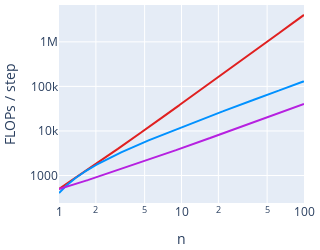

The notebook cell this image was saved under:
### Code cell
fig = go.Figure()
linewidth = 2
cred = "#E02020"
cblue = "#0091FF"
cpur = "#B620E0"

E = 100

fig.add_trace(go.Scatter(x=ex, y=[sdpa(n, E) for n in nx], mode='lines', name='SDPA', line=dict(color=cred, width=linewidth),))

fig.add_trace(go.Scatter(x=ex, y=[coresdpa(n, E) for n in nx], mode='lines', name='CoReSDPA', line=dict(color=cblue, width=linewidth),))

fig.add_trace(go.Scatter(x=ex, y=[colesdpa(n, E) for n in nx], mode='lines', name='CoLeSDPA', line=dict(color=cpur, width=linewidth),))

margin = 5
fig.update_layout(
    autosize=False,
    width=270,
    height=250,
    showlegend=False,
    xaxis_title="n",
    yaxis_title="FLOPs / step",
    margin=dict(l=margin, r=margin, t=margin, b=margin)
)
fig.write_image("figures/theory_attn_comp_fixed_d.pdf")

fig.update_xaxes(type="log")
fig.update_yaxes(type="log")
fig.write_image("figures/theory_attn_comp_fixed_d_loglog.pdf")

fig.show()

### Figure 1 — Plotly figure (JSON) as saved in the notebook; plotly's stock layout.template omitted (floating-point values rounded to 4 significant figures; data arrays with more than 128 entries replaced by an {"elided": "..."} marker saying what was removed)
{"data": [{"line": {"color": "#E02020", "width": 2}, "mode": "lines", "name": "SDPA", "type": "scatter", "x": {"elided": "5000 float values"}, "y": {"elided": "5000 float values"}}, {"line": {"color": "#0091FF", "width": 2}, "mode": "lines", "name": "CoReSDPA", "type": "scatter", "x": {"elided": "5000 float values"}, "y": {"elided": "5000 float values"}}, {"line": {"color": "#B620E0", "width": 2}, "mode": "lines", "name": "CoLeSDPA", "type": "scatter", "x": {"elided": "5000 float values"}, "y": {"elided": "5000 float values"}}], "layout": {"autosize": false, "height": 250, "margin": {"b": 5, "l": 5, "r": 5, "t": 5}, "showlegend": false, "width": 270, "xaxis": {"autorange": true, "range": [0, 2], "title": {"text": "n"}, "type": "log"}, "yaxis": {"autorange": true, "range": [2.383, 6.826], "title": {"text": "FLOPs / step"}, "type": "log"}}}
